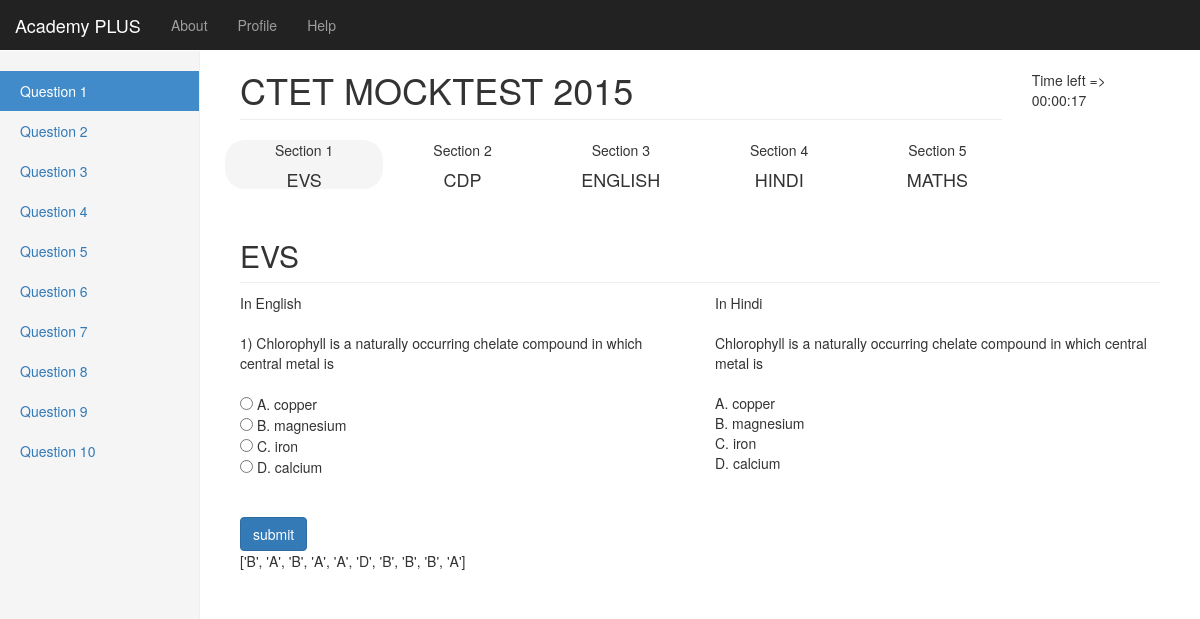
The page / on the database its author committed.
### exam/models.py (models this page shows, shortened)
class Question(models.Model):
	qid = models.IntegerField()
	qEnglish = models.CharField(max_length = 1000)
	qHindi = models.CharField(max_length = 1000)
	qOption = models.CharField(max_length = 100)
	qAnswer = models.CharField(max_length = 10)

### exam/views.py (the view)
# urls.py: 2. Add a URL to urlpatterns:  url(r'^$', views.home, name='home')
def home(request):
	queryset = Question.objects.all()
	queryset1 = Question.objects.values('qid','qEnglish')
	qEnglish_array = []
	qHindi_array = []
	qOption_array = []
	qAnswer_array = []
	for i in ar1:
		for instance in queryset:
			if instance.qid == i:
				qEnglish_array.append(instance.qEnglish)
				qHindi_array.append(instance.qHindi)
				qOption_array.append(instance.qOption.split('~'))
				qAnswer_array.append(instance.qAnswer)
	context = {
	'queryset':queryset,
	'queryset1':queryset1,
	'qEnglish_array':qEnglish_array,
	'qOption_array':qOption_array,
	'qAnswer_array':qAnswer_array,
	'jsqueryset':simplejson.dumps(list(queryset1)),
	'ar1':ar1,
	}
	return render(request, "test.html", context)

### templates/test.html (shortened to what this page needs)
{% load staticfiles %}
<!DOCTYPE html>
<html lang="en">
   <head>
      {% include 'head_css.html' %}
   </head>
   <body>
      <nav class="navbar navbar-inverse navbar-fixed-top">
         <div class="container-fluid">
            <div class="navbar-header">
               <a class="navbar-brand">Academy PLUS</a>
            </div>
            <div id="navbar" class="navbar-collapse collapse">
               <ul class="nav navbar-nav navbar-left">
                  <li><a>About</a></li>
                  <li><a>Profile</a></li>
                  <li><a>Help</a></li>
               </ul>
            </div>
         </div>
      </nav>
      <div id="content">
      <div class="container-fluid">
         <div class="row">
            <div class="col-sm-3 col-md-2 sidebar">
               <ul id="sidebar_1"  class="nav nav-sidebar">
                  <li id="1_s_1" onclick="sidebarActive(this)" class=" active"><a>Question 1</a></li>
                  <li id="1_s_2" onclick="sidebarActive(this)"><a>Question 2</a></li>
                  <li id="1_s_3" onclick="sidebarActive(this)"><a>Question 3</a></li>
                  <li id="1_s_4" onclick="sidebarActive(this)"><a>Question 4</a></li>
                  <li id="1_s_5" onclick="sidebarActive(this)"><a>Question 5</a></li>
                  <li id="1_s_6" onclick="sidebarActive(this)"><a>Question 6</a></li>
                  <li id="1_s_7" onclick="sidebarActive(this)"><a>Question 7</a></li>
                  <li id="1_s_8" onclick="sidebarActive(this)"><a>Question 8</a></li>
                  <li id="1_s_9" onclick="sidebarActive(this)"><a>Question 9</a></li>
                  <li id="1_s_10" onclick="sidebarActive(this)"><a>Question 10</a></li>
               </ul>
            </div>
            <div class="col-sm-9 col-sm-offset-3 col-md-10 col-md-offset-2 main">
               <div class="row">
                  <div class="col-sm-10">
                     <h1 class="page-header">CTET MOCKTEST 2015</h1>
                  </div>
                  <div class="col-sm-2">
                     Time left => <span id="hours"></span>:<span id="minutes"></span>:<span id="seconds"></span>
                  </div>
               </div>
               <div class="row placeholders">
                  <div id="1_section" class="circle col-xs-6 col-sm-2 placeholder background cursor" onclick='section(this)'>
                     <div>Section 1</div>
                     <h4>EVS</h4>
                  </div>
                  <div id="2_section" class="col-xs-6 col-sm-2 placeholder cursor" onclick='section(this)'>
                     <div>Section 2</div>
                     <h4>CDP</h4>
                  </div>
                  <div id="3_section" class="col-xs-6 col-sm-2 placeholder cursor" onclick='section(this)'>
                     <div>Section 3</div>
                     <h4>ENGLISH</h4>
                  </div>
                  <div id="4_section" class="col-xs-6 col-sm-2 placeholder cursor" onclick='section(this)'>
                     <div>Section 4</div>
                     <h4>HINDI</h4>
                  </div>
                  <div id="5_section" class="col-xs-6 col-sm-2 placeholder cursor" onclick='section(this)'>
                     <div>Section 5</div>
                     <h4>MATHS</h4>
                  </div>
               </div>
               <h2 id="section_title"  class="sub-header">EVS</h2>
               <div id="1_question_1" >
                  {% for instance in queryset %}
                  {% if instance.qid == ar1.0 %}
                  <div class="row">
                     <div class="col-sm-6">
                        In English<br/><br/>
                        1) {{instance.qEnglish}}
                        <br/><br>
                        <form onsubmit="calculate(this)" action="javascript:void(0);">  {% csrf_token %}
                           <input type="radio" name="s_1"  value="A" > {{qOption_array.0.0}}<br/>
                           <input type="radio" name="s_1"  value="B" >{{qOption_array.0.1}}<br/>
                           <input type="radio" name="s_1"  value="c" >{{qOption_array.0.2}}<br/>
                           <input type="radio" name="s_1"  value="D" >{{qOption_array.0.3}}<br/><br/><br/>
                           <input class="btn btn-primary" type="submit" value="submit"/>
                        </form>
                        {{qAnswer_array}}
                     </div>
                     <div class="col-sm-6">In Hindi<br/><br/>
                        {{instance.qHindi}}
                        <br/><br>
                        {{qOption_array.0.0}}<br/>
                        {{qOption_array.0.1}}<br/>
                        {{qOption_array.0.2}}<br/>
                        {{qOption_array.0.3}}
                     </div>
                  </div>
                  {% endif %}
                  {% endfor %}
               </div>
            </div>
         </div>
      </div>
   </div>
   </body>
</html>

### templates/head_css.html
{% load staticfiles %}
    <link href='{% static "css/bootstrap.min.css" %}' rel="stylesheet">
    <link href="{% static 'css/dashboard.css' %}" rel="stylesheet">
    <link href="{% static 'css/own.css' %}" rel="stylesheet">

### templates/head_js.html (shortened to what this page needs)
    {% load staticfiles %}

### static_in_pro/our_static/css/dashboard.css (style rules this page uses)
body { padding-top: 50px; }
.sub-header { padding-bottom: 10px; border-bottom: 1px solid #eee; }
.navbar-fixed-top { border: 0; }
.sidebar { display: none; }
@media (min-width: 768px) { .sidebar { position: fixed; top: 51px; bottom: 0; left: 0; z-index: 1000; display: block; padding: 20px; overflow-x: hidden; overflow-y: auto; background-color: #f5f5f5; border-right: 1px solid #eee; } }
.nav-sidebar { margin-right: -21px; margin-bottom: 20px; margin-left: -20px; }
.nav-sidebar > li > a { padding-right: 20px; padding-left: 20px; }
.nav-sidebar > .active > a, .nav-sidebar > .active > a:hover, .nav-sidebar > .active > a:focus { color: #fff; background-color: #428bca; }
.main { padding: 20px; }
@media (min-width: 768px) { .main { padding-right: 40px; padding-left: 40px; } }
.main .page-header { margin-top: 0; }
.placeholders { margin-bottom: 30px; text-align: center; }
.placeholders h4 { margin-bottom: 0; }
.placeholder { margin-bottom: 20px; }

### static_in_pro/our_static/css/own.css (style rules this page uses)
.background { background-color: #F5F5F5; }
.circle { border-radius: 20px; }
.cursor { cursor: pointer; }

### rows shown on the page
Question: qEnglish "Chlorophyll is a naturally occurring chelate compound in which central metal is", qOption_array "A. copper", qOption_array "B. magnesium", qOption_array "C. iron", qOption_array "D. calcium", qAnswer_array "['B', 'A', 'B', 'A', 'A', 'D', 'B', 'B', 'B', 'A']", qHindi "Chlorophyll is a naturally occurring chelate compound in which central metal is"
